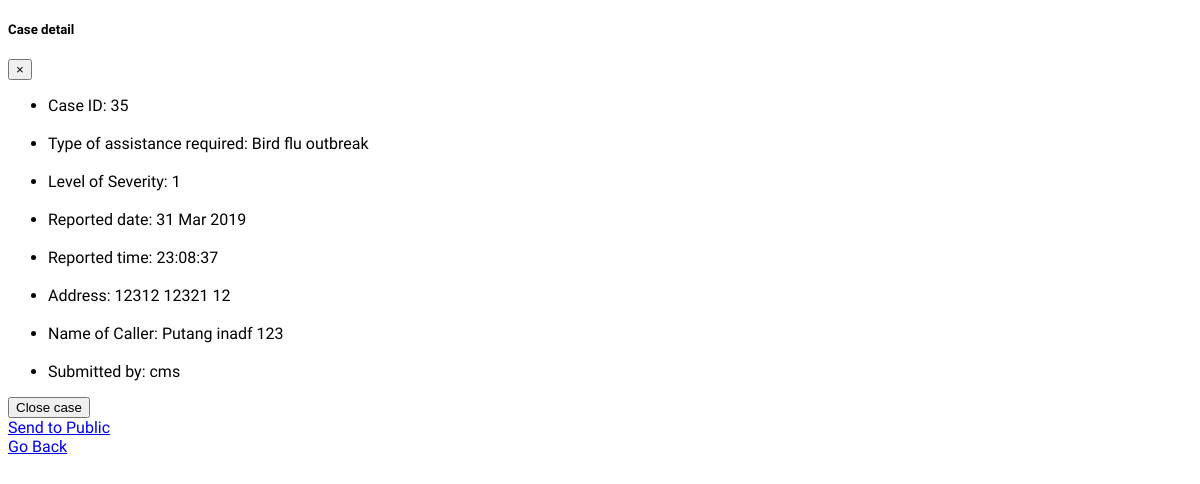
/cms/case/35/ (signed in), run on an earlier commit of the app's database.
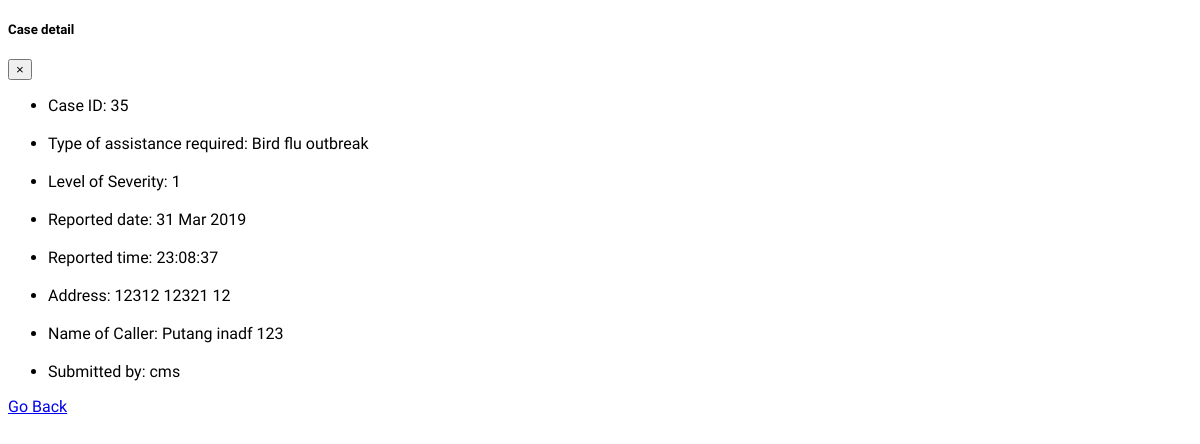
And on a later commit of the database.
### cms/views.py (the view, shortened to what this page needs)
# urls.py: path('case/<int:pk>/', views.DetailCase.as_view(), name='case'),
class DetailCase(PassRequestMixin, SuccessMessageMixin,generic.DetailView):
	template_name = 'cms/detail_case.html'
	model = Incident
	print("form")
	print("invalid")

### cms/templates/cms/detail_case.html (shortened to what this page needs)
<!DOCTYPE html>
<head>
</head>
<div class="modal-header">
    <h5 class="modal-title">Case detail</h5>
    <button type="button" class="close" data-dismiss="modal" aria-label="Close">
      <span aria-hidden="true">&times;</span>
    </button>
  </div>
<body>
	<div  class="modal-body">
		<div id = "detail" >
		<ul class ="list-group mb-5">
			<li class = "list-group-item">
			Case ID: {{ incident.id }}
			</li>
			<br>
			<li class = "list-group-item">
			Type of assistance required: {{ incident.get_incident_type_display }}
			</li>
			<br>
			<li class = "list-group-item">
			Level of Severity: {{ incident.severity }}
			</li>
			<br>
			<li class = "list-group-item">
			Reported date: {{ incident.incident_date|date:"d M Y" }}
			</li>
			<br>
			<li class = "list-group-item">
			Reported time: {{ incident.incident_date|date:"H:i:s" }}
			</li>
			<br>
			<li class = "list-group-item">
			Address: {{ incident.location }}
			</li>
			<br>
			<li class = "list-group-item">
			Name of Caller: {{ incident.caller }}
			</li>
			<br>
			<li class = "list-group-item">
			Submitted by: {{ incident.submitter.username }}
			</li>
		</ul>
		{% if user.is_staff %}
		{% if incident.is_closed == False %}
		<div  id = "button" class="btn-toolbar">
		<form method= "post" >
			<div class = "btn-group mr-2">
				<button type="submit" class ="btn btn-primary" onclick= "return confirm('Are you sure?');" >Close case</button>
			</div>
		</form>
				<div class = "btn-group mr-2">
					<a href="{% url 'cms:send_message' incident.pk %}" class = "btn btn-success" role="button" >Send to Public</a>
				</div>
		{% endif %}
		{% endif %}
			<div class = "btn-group mr-2">
			<a href="{% url 'cms:home' %}" class = "btn btn-secondary" role="button" >Go Back</a>
			</div>
		</div>
	</div>
	</div>
</body>
</html>

What changed in the data, as far as the page shows it:
changed Incident "Bird flu outbreak": is_closed False → True (drawn)
Also different on the page:
text no longer shown: "Close case Send to Public"
